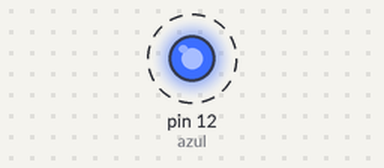
The sketch below on a simulated Arduino Uno, built with avr-gcc and run on an emulated ATmega328P. On the bench: output pins drawn as LEDs (lit = HIGH). Dashed ring = blinking.

Above: at 0.5 s.
Timing chart, 0 to 4.6 s (numbered marks = the images above):
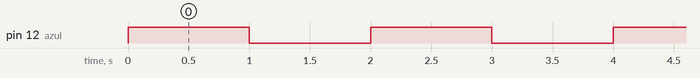

The sketch:

led_azul_RGB.ino
```cpp
 /* pino para acionar led na vermelho
    Autor(a): Diana Santos - Franzininho
    Data: 08/08/23
    Título: Exemplo 2 - Brilho Futurista: Criando Efeitos de Iluminação com LED RGB
    Descrição:Neste exemplo vamos  criar uma luz de sinalização utilizando a cor
    azul do LED RGB que está no pino 12 do nosso LAB.
*/

const int azul = 12; // Pino digital onde o LED está conectado

void setup() {
  pinMode(azul, OUTPUT); // Configura o pino do LED como saída
}

void loop() {
  digitalWrite(azul, HIGH);  // Liga o LED azul do RGB
  delay(1000); // Mantém ligado por 1 segundo
  digitalWrite(azul, LOW); //Desliga o LED
  delay(1000); // Mantém ligado por 1 segundo azul do RGB
}
```

Measured:
- by itself, pin 12 (azul): alternates HIGH for 1.0 s and LOW for 1.0 s
